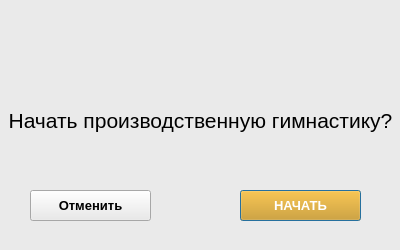
<?xml version="1.0" encoding="UTF-8"?>
<ui version="4.0">
 <class>start_dialog</class>
 <widget class="QDialog" name="start_dialog">
  <property name="windowModality">
   <enum>Qt::NonModal</enum>
  </property>
  <property name="geometry">
   <rect>
    <x>0</x>
    <y>0</y>
    <width>400</width>
    <height>250</height>
   </rect>
  </property>
  <property name="sizePolicy">
   <sizepolicy hsizetype="Fixed" vsizetype="Fixed">
    <horstretch>0</horstretch>
    <verstretch>0</verstretch>
   </sizepolicy>
  </property>
  <property name="minimumSize">
   <size>
    <width>400</width>
    <height>250</height>
   </size>
  </property>
  <property name="maximumSize">
   <size>
    <width>400</width>
    <height>251</height>
   </size>
  </property>
  <property name="font">
   <font>
    <kerning>true</kerning>
   </font>
  </property>
  <property name="windowTitle">
   <string>Dialog</string>
  </property>
  <property name="styleSheet">
   <string notr="true">background-color: rgb(234, 234, 234)</string>
  </property>
  <widget class="QPushButton" name="start_button">
   <property name="geometry">
    <rect>
     <x>240</x>
     <y>190</y>
     <width>121</width>
     <height>31</height>
    </rect>
   </property>
   <property name="font">
    <font>
     <pointsize>10</pointsize>
     <bold>true</bold>
     <kerning>true</kerning>
    </font>
   </property>
   <property name="autoFillBackground">
    <bool>false</bool>
   </property>
   <property name="styleSheet">
    <string notr="true">background-color: rgb(216, 144, 0);
color: rgb(255, 255, 255);</string>
   </property>
   <property name="text">
    <string>НАЧАТЬ</string>
   </property>
  </widget>
  <widget class="QPushButton" name="cancel_button">
   <property name="geometry">
    <rect>
     <x>30</x>
     <y>190</y>
     <width>121</width>
     <height>31</height>
    </rect>
   </property>
   <property name="font">
    <font>
     <pointsize>10</pointsize>
     <bold>true</bold>
     <underline>false</underline>
     <strikeout>false</strikeout>
     <kerning>true</kerning>
    </font>
   </property>
   <property name="styleSheet">
    <string notr="true"/>
   </property>
   <property name="text">
    <string>Отменить</string>
   </property>
   <property name="autoDefault">
    <bool>true</bool>
   </property>
   <property name="default">
    <bool>false</bool>
   </property>
  </widget>
  <widget class="QLabel" name="label">
   <property name="geometry">
    <rect>
     <x>0</x>
     <y>100</y>
     <width>401</width>
     <height>41</height>
    </rect>
   </property>
   <property name="font">
    <font>
     <pointsize>16</pointsize>
     <kerning>true</kerning>
    </font>
   </property>
   <property name="text">
    <string>Начать производственную гимнастику?</string>
   </property>
   <property name="alignment">
    <set>Qt::AlignCenter</set>
   </property>
  </widget>
  <widget class="QLabel" name="logo">
   <property name="geometry">
    <rect>
     <x>10</x>
     <y>10</y>
     <width>161</width>
     <height>61</height>
    </rect>
   </property>
   <property name="text">
    <string/>
   </property>
   <property name="pixmap">
    <pixmap>../assets/rg_logo.png</pixmap>
   </property>
   <property name="scaledContents">
    <bool>true</bool>
   </property>
   <property name="alignment">
    <set>Qt::AlignLeading|Qt::AlignLeft|Qt::AlignTop</set>
   </property>
  </widget>
 </widget>
 <resources/>
 <connections/>
</ui>
